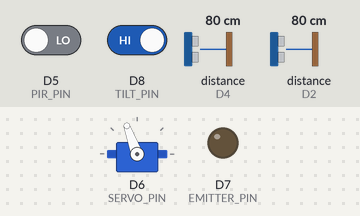
Simulated run of this sketch. Board: ESP8266 (NodeMCU). Shown: servo, output pins drawn as LEDs (lit = HIGH). Wiring (inferred from the names in the program): 2 × ultrasonic range finder: trigger D3, echo D4 / trigger D1, echo D2. Inputs (shaded band) come from the test bench; at power-on: D5 (PIR_PIN) LOW, D8 (TILT_PIN) HIGH, distance to the obstacle (sensors on D4, D2) 80 cm. The echo pulse lasts 58.3 µs per cm; pins used as bus, display or sensor lines are not drawn; what the sketch prints to the serial monitor is not drawn.

Above: at 1.3 s.
1.4 s: D5 (PIR_PIN) driven HIGH
At 1.9 s:
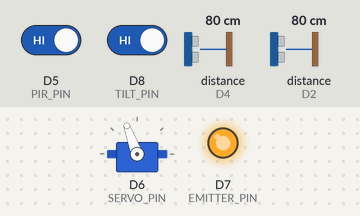
At 5.0 s:
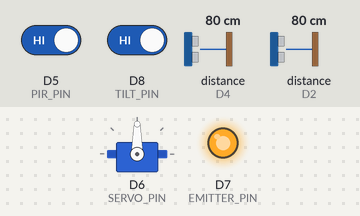
7.8 s: D8 (TILT_PIN) driven LOW
At 10.3 s:
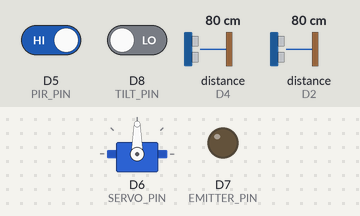
Timing chart, 0 to 17.0 s (numbered marks = the images above; inputs shaded):
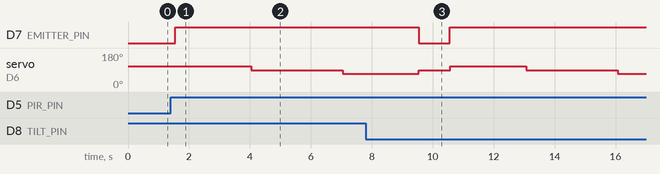

The sketch:

final-final-code.ino
```cpp
#include <ESP8266WiFi.h>
#include <Servo.h>

// =======================
// Define Pin Connections
// =======================
#define TRIG1 D1         // Ultrasonic sensor 1 - Trigger
#define ECHO1 D2         // Ultrasonic sensor 1 - Echo
#define TRIG2 D3         // Ultrasonic sensor 2 - Trigger
#define ECHO2 D4         // Ultrasonic sensor 2 - Echo
#define PIR_PIN D5       // PIR sensor for motion detection
#define SERVO_PIN D6     // Servo motor pin (connected to PIR housing)
#define EMITTER_PIN D7   // Ultrasonic sound emitter to scare animal
#define TILT_PIN D8      // Tilt sensor pin (LOW = tilted/fallen)

Servo pirServo;

// =======================
// Animal Detection Control
// =======================
int animalDetectedCount = 0;
const int detectionThreshold = 3;  // No. of PIR hits during servo scan before STOP alert

// =======================
// Servo Control Variables
// =======================
bool clockwise = true;
unsigned long servoStartTime = 0;
const unsigned long rotationTime = 2500; // Time in ms to simulate one rotation
bool isRotating = false;

void setup() {
  Serial.begin(115200);

  // Set pin modes for sensors and actuators
  pinMode(TRIG1, OUTPUT);
  pinMode(ECHO1, INPUT);
  pinMode(TRIG2, OUTPUT);
  pinMode(ECHO2, INPUT);
  pinMode(PIR_PIN, INPUT);
  pinMode(EMITTER_PIN, OUTPUT);
  pinMode(TILT_PIN, INPUT_PULLUP);  // LOW = tilted

  pirServo.attach(SERVO_PIN);       // Attach servo to its control pin

  digitalWrite(EMITTER_PIN, LOW);   // Make sure emitter is OFF initially
}

// ==========
// Ultrasonic distance reader
// Returns distance in centimeters
// ==========
long readUltrasonic(int trigPin, int echoPin) {
  digitalWrite(trigPin, LOW);
  delayMicroseconds(2);
  digitalWrite(trigPin, HIGH);
  delayMicroseconds(10);
  digitalWrite(trigPin, LOW);
  return pulseIn(echoPin, HIGH) / 58;
}

// ==========
// Servo control simulating continuous 360° slow rotation
// Rotates slowly in one direction for a set duration
// Then switches direction
// ==========
void rotateServoContinuously() {
  if (!isRotating) {
    servoStartTime = millis();
    isRotating = true;

    if (clockwise) {
      pirServo.write(110); // Slow clockwise
      Serial.println("Servo rotating clockwise...");
    } else {
      pirServo.write(70);  // Slow counter-clockwise
      Serial.println("Servo rotating counter-clockwise...");
    }
  }

  if (millis() - servoStartTime >= rotationTime) {
    pirServo.write(90);  // Stop servo
    clockwise = !clockwise; // Change direction
    isRotating = false;
    delay(500); // Pause between rotations
  }
}

// ==========
// Loop: Main Logic
// ==========
void loop() {
  // Sensor readings
  long distance1 = readUltrasonic(TRIG1, ECHO1);  // Distance to next post
  long distance2 = readUltrasonic(TRIG2, ECHO2);  // Distance to previous post
  bool pirDetected = digitalRead(PIR_PIN);        // Motion detection
  bool tiltFallen = digitalRead(TILT_PIN) == LOW; // Post tilted or fallen

  // Print all sensor readings
  Serial.println("Distances (cm): " + String(distance1) + ", " + String(distance2));
  Serial.println("PIR Detected: " + String(pirDetected));
  Serial.println("Tilt Fallen: " + String(tiltFallen));

  // =======================
  // TILT SENSOR: Check if the post is fallen
  // =======================
  if (tiltFallen) {
    Serial.println("⚠️ Post is fallen! Send alert.");
    // sendAlert("Post Tilted");
  }

  // =======================
  // ANIMAL NEARBY: PIR detects motion, but ultrasonic does not (no close object)
  // =======================
  if ((distance1 > 300 || distance2 > 300) && pirDetected) {
    Serial.println("🚨 Animal detected nearby. Slow down train.");
    // sendAlert("Animal nearby. Slow train.");
  }

  // =======================
  // ANIMAL ON TRACK: PIR + object detected close by
  // =======================
  else if ((distance1 < 100 || distance2 < 100) && pirDetected) {
    Serial.println("🚨 Animal on track. Activating sound emitter.");
    digitalWrite(EMITTER_PIN, HIGH);  // Turn ON emitter

    animalDetectedCount = 0;

    // Monitor with several servo sweeps to check if animal leaves
    for (int i = 0; i < detectionThreshold; i++) {
      rotateServoContinuously();  // Sweep while checking for PIR
      delay(rotationTime);        // Wait for one rotation
      if (digitalRead(PIR_PIN)) {
        animalDetectedCount++;
        Serial.println("Still detecting motion...");
      }
    }

    // If animal is still there after sweeps
    if (animalDetectedCount >= detectionThreshold) {
      Serial.println("🛑 Animal hasn't left. Send EMERGENCY STOP alert!");
      // sendAlert("STOP train! Animal blocking track.");
    } else {
      Serial.println("✅ Animal has left. Deactivating emitter.");
    }

    digitalWrite(EMITTER_PIN, LOW);  // Turn OFF emitter
  }

  // =======================
  // Normal rotation (no alerts)
  // =======================
  rotateServoContinuously();

  delay(500); // General loop delay for readability
}
```

Measured:
- after the input at 1.4 s, D7 (EMITTER_PIN): LOW → HIGH after 0.15 s
